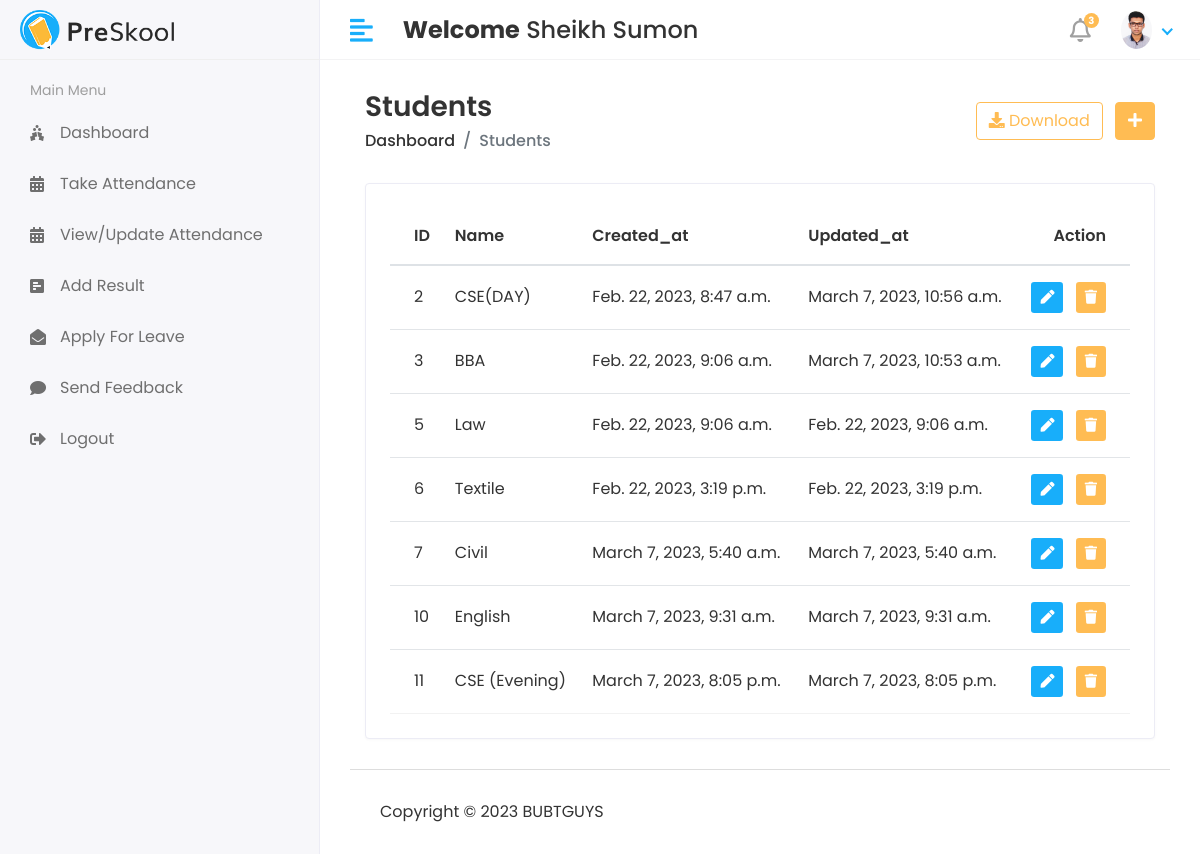
Page /admin1/course/view (signed in) on the committed database.
### app/models.py (models this page shows, shortened)
class CustomUser(AbstractUser):
    USER=(
        (1,'Admin'),
        (2, 'Staff'),
        (3, 'Student'),
    )
    user_type=models.CharField(choices=USER,max_length=50,default=1)
    profile_pic=models.ImageField(upload_to='media/profile_pic')

class Course(models.Model):
    name=models.CharField(max_length=100)
    created_at=models.DateTimeField(auto_now_add=True)
    updated_at = models.DateTimeField(auto_now=True)

### ticket/admin1.py (the view)
# urls.py: path('admin1/course/view',admin1.VIEW_COURSE,name='view_course'),
@login_required(login_url='/')
def VIEW_COURSE(request):
    course=Course.objects.all()
    context = {
        'course':course,
    }
    return render(request,'admin1/view_course.html',context)

### templates/admin1/view_course.html (shortened to what this page needs)
{% extends 'base.html' %}
{% block content %}
<div class="content container-fluid">
               <div class="page-header">
                  <div class="row align-items-center">
                     <div class="col">
                        <h3 class="page-title">Students</h3>
                        <ul class="breadcrumb">
                           <li class="breadcrumb-item"><a href="index.html">Dashboard</a></li>
                           <li class="breadcrumb-item active">Students</li>
                        </ul>
                     </div>
                     <div class="col-auto text-right float-right ml-auto">
                        <a href="#" class="btn btn-outline-primary mr-2"><i class="fas fa-download"></i> Download</a>
                        <a href="add-student.html" class="btn btn-primary"><i class="fas fa-plus"></i></a>
                     </div>
                  </div>
               </div>
               <div class="row">
                  <div class="col-sm-12">
                     <div class="card card-table">
                        <div class="card-body">
                           <div class="table-responsive">
                              <table class="table table-hover table-center mb-0 datatable">
                                 <thead>
                                    <tr>
                                       <th>ID</th>
                                       <th>Name</th>
                                       <th>Created_at</th>
                                        <th>Updated_at</th>
                                       <th class="text-right">Action</th>
                                    </tr>
                                 </thead>
                                 <tbody>
                                 {% for i in course %}
                                    <tr>
                                       <td>{{i.id}}</td>
                                       <td>{{i.name}}</td>
                                       <td>{{i.created_at}}</td>
                                       <td>{{i.updated_at}}</td>
                                       <td class="text-right">
                                          <div class="actions">
                                             <a href="{% url 'edit_course' i.id %}" class="btn btn-sm bg-success-light mr-2">
                                             <i class="fas fa-pen"></i>
                                             </a>
                                             <a href="{% url 'delete_course' i.id %}" class="btn btn-sm bg-danger-light">
                                             <i class="fas fa-trash"></i>
                                             </a>
                                          </div>
                                       </td>
                                    </tr>
                                 {% endfor %}
                                 </tbody>
                              </table>
                           </div>
                        </div>
                     </div>
                  </div>
               </div>
            </div>
{% endblock %}

### templates/includes/header.html (shortened to what this page needs)
{% load static %}
    <div class="header">
            <div class="header-left">
               <a href="index.html" class="logo">
               <img src="{% static 'assets/img/logo.png' %}" alt="Logo">
               </a>
            </div>
            <a href="javascript:void(0);" id="toggle_btn">
            <i class="fas fa-align-left"></i>
            </a>
            <div class="top-nav-search mt-3">
               <h4><strong>Welcome</strong>&nbsp;<span>{{user.first_name}}&nbsp;{{ user.last_name }}</span></h4>
            </div>
            <ul class="nav user-menu">
               <li class="nav-item dropdown noti-dropdown">
                  <a href="#" class="dropdown-toggle nav-link" data-toggle="dropdown">
                  <i class="far fa-bell"></i> <span class="badge badge-pill">3</span>
                  </a>
               </li>
               <li class="nav-item dropdown has-arrow">
                  <a href="#" class="dropdown-toggle nav-link" data-toggle="dropdown">
                  <span class="user-img"><img class="rounded-circle" src="/{{user.profile_pic}}" width="31" alt="Ryan Taylor"></span>
                  </a>
               </li>
            </ul>
    </div>

### static/assets/css/style.css (style rules this page uses)
html { height: 100%; }
body { background-color: #fff; color: #333; font-family: 'Poppins', sans-serif; font-size: 1rem; height: 100%; line-height: 1.5; overflow-x: hidden; }
h1, h2, h3, h4, h5, h6 { font-family: 'Poppins', sans-serif; margin-top: 0; }
a { color: #009ce7; }
input, button, a { transition: all 0.4s ease; -moz-transition: all 0.4s ease; -o-transition: all 0.4s ease; -ms-transition: all 0.4s ease; -webkit-transition: all 0.4s ease; }
ul, ol { padding: 0px; list-style: none; }
.table { color: #333; max-width: 100%; margin-bottom: 0; width: 100%; }
.table thead tr th { font-weight: 600; }
.table tbody tr { border-bottom: 1px solid rgba(0, 0, 0, 0.05); }
.table.table-center td, .table.table-center th { vertical-align: middle; }
.card-table .card-body .table > thead > tr > th { border-top: 0; }
.card-table .card-body .table tr td:first-child, .card-table .card-body .table tr th:first-child { padding-left: 1.5rem; }
.card-table .card-body .table tr td:last-child, .card-table .card-body .table tr th:last-child { padding-right: 1.5rem; }
.card-table .table td, .card-table .table th { border-top: 1px solid #e2e5e8; padding: 1rem 0.75rem; white-space: nowrap; }
.btn-primary { background-color: #FFBC53; border: 1px solid #FFBC53; }
.btn-outline-primary { color: #FFBC53; border-color: #FFBC53; }
.card { border: 1px solid #ececf5; box-shadow: 0 1px 3px 0 rgba(0, 0, 0, 0.03); margin-bottom: 1.875rem; }
.card-body { padding: 1.5rem; }
.bg-danger-light { background-color:#FFBC53 !important; color:#fff !important; }
.bg-success-light { background-color: #18aefa; color: #fff; }
.header { background-color: #fff; border-bottom: 1px solid #f3f3f4; left: 0; position: fixed; right: 0; top: 0; z-index: 1001; height: 60px; }
.header .header-left { float: left; height: 60px; padding: 0 20px; position: relative; width: 320px; z-index: 1; transition: all 0.2s ease-in-out; background-color: #f7f7fa; border-bottom: 1px solid #efefef; border-right: 1px solid #ececf5; display: flex; align-items: center; }
.header .header-left .logo { display: inline-block; line-height: 60px; }
.header .header-left .logo img { max-height: 40px; width: auto; }
.header .dropdown-toggle:after { display: none; }
.header .has-arrow .dropdown-toggle:after { border-top: 0; border-left: 0; border-bottom: 2px solid #18aefa; border-right: 2px solid #18aefa; content: ''; height: 8px; display: inline-block; pointer-events: none; -webkit-transform-origin: 66% 66%; -ms-transform-origin: 66% 66%; transform-origin: 66% 66%; -webkit-transform: rotate(45deg); -ms-transform: rotate(45deg); transform: rotate(45deg); -webkit-transition: all 0.15s ease-in-out; transition: all 0.15s ease-in-out; width: 8px; vertical-align: 0px; }
.user-menu { float: right; margin: 0; position: relative; z-index: 99; padding-right: 15px; }
.user-menu.nav > li > a { color: #a0a0a0; font-size: 14px; line-height: 58px; padding: 0 15px; height: 60px; }
.user-img { margin-right: 3px; position: relative; }
.top-nav-search { float: left; margin-left: 15px; }
.page-header { margin-bottom: 1.875rem; }
.page-header .breadcrumb { background-color: transparent; color: #6c757d; font-size: 1rem; font-weight: 500; margin-bottom: 0; padding: 0; }
.page-header .breadcrumb a { color: #333; }
.page-title { font-size: 28px; font-weight: 600; color: #333; margin-bottom: 5px; }
.user-menu.nav > li > a .badge { background-color: #FFBC53; display: block; font-size: 10px; font-weight: bold; height: 15px; width: 15px; position: absolute; right: 7px; top: 13px; color: #fff; padding: 3px; }
.user-menu.nav > li > a > i { font-size: 1.5rem; line-height: 60px; }
@media (min-width: 992px) { #toggle_btn { align-items: center; color: #18aefa; display: inline-flex; float: left; font-size: 26px; height: 60px; justify-content: center; margin-left: 15px; padding: 0 15px; } }

### rows in the picture
CustomUser: first_name "Sheikh", last_name "Sumon", profile_pic (picture)
Course: id "2", name "CSE(DAY)", created_at "Feb. 22, 2023, 8:47 a.m.", updated_at "March 7, 2023, 10:56 a.m."
Course: id "3", name "BBA", created_at "Feb. 22, 2023, 9:06 a.m.", updated_at "March 7, 2023, 10:53 a.m."
Course: id "5", name "Law", created_at "Feb. 22, 2023, 9:06 a.m.", updated_at "Feb. 22, 2023, 9:06 a.m."
Course: id "6", name "Textile", created_at "Feb. 22, 2023, 3:19 p.m.", updated_at "Feb. 22, 2023, 3:19 p.m."
Course: id "7", name "Civil", created_at "March 7, 2023, 5:40 a.m.", updated_at "March 7, 2023, 5:40 a.m."
Course: id "10", name "English", created_at "March 7, 2023, 9:31 a.m.", updated_at "March 7, 2023, 9:31 a.m."
Course: id "11", name "CSE (Evening)", created_at "March 7, 2023, 8:05 p.m.", updated_at "March 7, 2023, 8:05 p.m."
